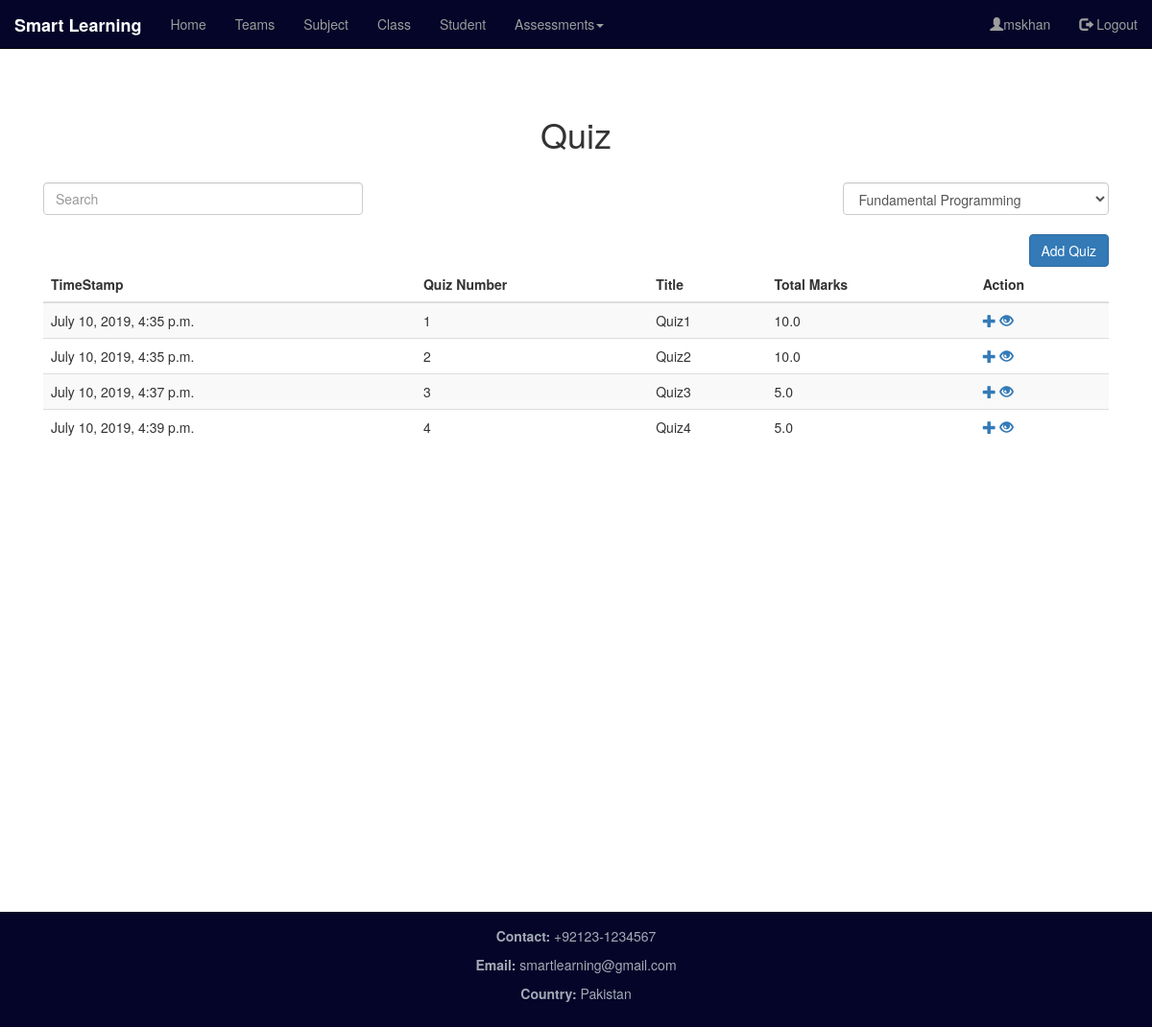
/dashboard/enroll_quiz/ (signed in), run on the app's committed database.
### dashboard_app/models.py (models this page shows, shortened)
class Quiz(models.Model):
    TimeStamp=models.DateTimeField(auto_now_add=True)
    quiz_teacher=models.ForeignKey(Teacher, on_delete=models.CASCADE)
    quiz_subject=models.ForeignKey(Subject, on_delete=models.CASCADE)
    quiz_class=models.ForeignKey(Class,on_delete=models.CASCADE)
    quiz_number=models.IntegerField()
    quiz_title=models.CharField(max_length=256)
    quiz_total_marks=models.FloatField(max_length=4)
    class Meta:
        unique_together = (('quiz_subject', 'quiz_title'),)

### dashboard_app/views.py (the view, shortened to what this page needs)
# urls.py: path('enroll_quiz/',views.Enroll_Quiz_View,name='enroll_quiz_page'),
def Enroll_Quiz_View(request):
    if request.user.is_authenticated:
        if request.session.has_key('username'):
            name=request.session['username']
            form= form_quiz()
            ca_user=User.objects.get(username=request.user)
            c_user=Teacher.objects.get(t_teacher=ca_user)
            sub_list=Subject.objects.filter(sub_teacher=c_user)
            ass=Quiz.objects.filter(quiz_subject = sub_list[0])
            context={'form':form, 'name':name, 'sub_list':sub_list, 'ass':ass}
            json_dict= dict()
            if request.method == 'GET' and request.is_ajax():
                json_dict['quiz']=list(Quiz.objects.all().values())
                return HttpResponse(json.dumps(json_dict, cls=DjangoJSONEncoder))
            return render(request, "dashboard_app/enroll_quiz.html",context)
        else:
            return redirect('/')
    else:
        return redirect('/')

### dashboard_app/forms.py
class form_quiz(forms.ModelForm):
    class Meta:
        model = Quiz
        fields = '__all__'
        widgets={
            'quiz_teacher': forms.Select(attrs={
                'class': 'form-control'
            }),
            'quiz_subject': forms.Select(attrs={
                'class': 'form-control'
            }),
        'quiz_number':forms.TextInput(
            attrs={
                'class': 'form-control',
                'placeholder': 'Quiz Number',
            }),
        'quiz_title':forms.TextInput(
            attrs={
                'class': 'form-control',
                'placeholder': 'Quiz Title',
            }),
        'quiz_total_marks':forms.TextInput(
            attrs={
                'class': 'form-control',
                'placeholder': 'Total Marks',
            }),
        'quiz_obtained_marks':forms.TextInput(
            attrs={
                'class': 'form-control',
                'placeholder': 'Obtained Marks',
            }),
        'quiz_class':forms.Select(attrs={
            'class':'form-control'
            }),
        }

### Login_app/models.py (called while the page is built)
    def __str__(self):
        return self.t_teacher.first_name+" "+self.t_teacher.last_name

### dashboard_app/models.py (called while the page is built)
    def __str__(self):
        return self.c_name

    def __str__(self):
        return  self.sub_id+" "+self.sub_name + " "

### templates/dashboard_app/enroll_quiz.html (shortened to what this page needs)
<!DOCTYPE html>
{% extends "base.html" %}
{% block body_block %}
{% load staticfiles %}
<div class="container-fluid" style="margin-top: 50px; height: 800px">
  <h1 class="text-center">Quiz</h1><br>
  <select class="form-control" style="width: 25% ;float: right" id="sub_select">
  {% for i in sub_list %}
  <option value="{{i.sub_id}}">{{i.sub_name}}</option>
  {% endfor %}
</select>
<input type="text" id="myInput" class="form-control" style="width: 30%" placeholder="Search">
<br>
<button class="btn btn-primary" id="add_quiz_btn" style="float: right; margin-left: 0.5%: ">Add Quiz</button>
<div id="quiz_table">
  <table class="table table-striped">
    <thead>
      <th>TimeStamp</th>
      <th>Quiz Number</th>
      <th>Title</th>
      <th>Total Marks</th>
      <th>Action</th>
    </thead>
    <tbody id="myTable">
      {% for i in ass %}
      <tr>
        <td>{{i.TimeStamp}}</td>
        <td>{{i.quiz_number}}</td>
        <td>{{i.quiz_title}}</td>
        <td>{{i.quiz_total_marks}}</td>
        <td><a href="{% url 'dashboard_app:enroll_quiz_marks_page' i.pk %}" class="glyphicon glyphicon-plus"></a><span>    </span><a href="{% url 'dashboard_app:quiz_marks_view' i.pk %}" class="glyphicon glyphicon-eye-open"></a></td>
      </tr>
      {% endfor %}
    </tbody>
  </table>
</div>
  </div>
</div>
{% endblock %}

### templates/base.html (shortened to what this page needs)
<!DOCTYPE html>
{% load staticfiles %}
<html lang="en">
<head>
  <link rel="stylesheet" href="https://maxcdn.bootstrapcdn.com/bootstrap/3.3.2/css/bootstrap.min.css">
  <link rel="stylesheet" href="https://maxcdn.bootstrapcdn.com/bootstrap/3.4.0/css/bootstrap.min.css">
  <link rel="stylesheet" href="{% static "dashboard_app/css/main.css"%}">
  <link rel="stylesheet" href="//code.jquery.com/ui/1.12.1/themes/base/jquery-ui.css">
</head>
<body>
  <nav class="navbar navbar-inverse navbar-fixed-top ">
    <div class="container-fluid">
      <div class="navbar-header">
        <a class="navbar-brand" href="{% url 'dashboard_app:dashboard_page' %}"><b>Smart Learning</b></a>
      </div>
      <div class="collapse navbar-collapse" id="myNavbar">
        <ul class="nav navbar-nav">
          <li id="home_li"><a href="{% url 'dashboard_app:dashboard_page' %}">Home</a></li>
          <li id="team_li"><a href="{% url 'dashboard_app:group_page' %}">Teams</a></li>
          <li id="subject_li"><a href="{% url 'dashboard_app:enroll_subject_page' %}">Subject</a></li>
          <li><a href="{% url 'dashboard_app:enroll_class_page' %}">Class</a></li>
          <li><a href="{% url 'dashboard_app:enroll_student_class_page' %}">Student</a></li>
          <li id="add_li" class="dropdown"><a class="dropdown-toggle" data-toggle="dropdown" href="{% url 'dashboard_app:enroll_class_page' %}">Assessments<span class="caret"></span></a>
          </li>
        </ul>
        <ul class="nav navbar-nav navbar-right">
          <li><a ><span class="glyphicon glyphicon-user"></span>{{ name }}</a></li>
          <li><a href="{% url 'login_app:logout_page' %}"><span class="glyphicon glyphicon-log-out"></span> Logout</a></li>
        </ul>
      </div>
    </div>
  </nav>
<div class="container-fluid text-center">
  <div class="row content">
    <div class="col-xs-12 text-left">
      <div class="container">
        {% block body_block %}
        {% endblock %}
      </div>
    </div>
  </div>
<footer class="container-fluid text-center" style="margin-top: 50px;">
  <p><b>Contact:</b> +92123-1234567</p>
  <p><b>Email:</b> smartlearning@gmail.com</p>
  <p><b>Country:</b> Pakistan</p>
</footer>
</body>
</html>

### statics/dashboard_app/css/main.css (style rules this page uses)
.navbar { margin-bottom: 0; border-radius: 0; background-color:#040528; }
.container { height: 110% auto; margin-top: 50px; }
.row.content { height: 450px }
footer { background-color:#040528; color: #a3abb7; padding: 15px; bottom:0px; height:20%; }

### data on the page
Quiz: TimeStamp "July 10, 2019, 4:35 p.m.", quiz_number "1", quiz_title "Quiz1", quiz_total_marks "10.0"
Quiz: TimeStamp "July 10, 2019, 4:35 p.m.", quiz_number "2", quiz_title "Quiz2", quiz_total_marks "10.0"
Quiz: TimeStamp "July 10, 2019, 4:37 p.m.", quiz_number "3", quiz_title "Quiz3", quiz_total_marks "5.0"
Quiz: TimeStamp "July 10, 2019, 4:39 p.m.", quiz_number "4", quiz_title "Quiz4", quiz_total_marks "5.0"

### other printed values
{{ name }} "mskhan"
form field value "Fundamental Programming"
